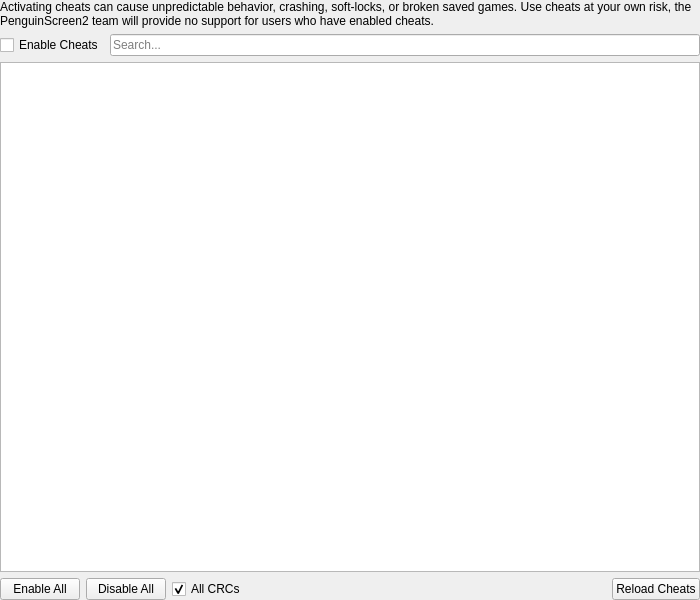
<?xml version="1.0" encoding="UTF-8"?>
<ui version="4.0">
 <class>GameCheatSettingsWidget</class>
 <widget class="QWidget" name="GameCheatSettingsWidget">
  <property name="geometry">
   <rect>
    <x>0</x>
    <y>0</y>
    <width>700</width>
    <height>600</height>
   </rect>
  </property>
  <layout class="QVBoxLayout" name="verticalLayout">
   <property name="leftMargin">
    <number>0</number>
   </property>
   <property name="topMargin">
    <number>0</number>
   </property>
   <property name="rightMargin">
    <number>0</number>
   </property>
   <property name="bottomMargin">
    <number>0</number>
   </property>
   <item>
    <widget class="QLabel" name="label">
     <property name="text">
      <string>Activating cheats can cause unpredictable behavior, crashing, soft-locks, or broken saved games. Use cheats at your own risk, the PenguinScreen2 team will provide no support for users who have enabled cheats.</string>
     </property>
     <property name="wordWrap">
      <bool>true</bool>
     </property>
    </widget>
   </item>
   <item>
    <layout class="QHBoxLayout" name="horizontalLayout_2">
     <item>
      <widget class="QCheckBox" name="enableCheats">
       <property name="text">
        <string>Enable Cheats</string>
       </property>
      </widget>
     </item>
     <item>
      <widget class="QLineEdit" name="searchText">
       <property name="placeholderText">
        <string>Search...</string>
       </property>
      </widget>
     </item>
    </layout>
   </item>
   <item>
    <widget class="QTreeView" name="cheatList">
     <property name="editTriggers">
      <set>QAbstractItemView::EditTrigger::NoEditTriggers</set>
     </property>
     <property name="selectionMode">
      <enum>QAbstractItemView::SelectionMode::NoSelection</enum>
     </property>
     <property name="selectionBehavior">
      <enum>QAbstractItemView::SelectionBehavior::SelectItems</enum>
     </property>
    </widget>
   </item>
   <item>
    <layout class="QHBoxLayout" name="horizontalLayout">
     <item>
      <widget class="QPushButton" name="enableAll">
       <property name="text">
        <string>Enable All</string>
       </property>
      </widget>
     </item>
     <item>
      <widget class="QPushButton" name="disableAll">
       <property name="text">
        <string>Disable All</string>
       </property>
      </widget>
     </item>
     <item>
      <widget class="QCheckBox" name="allCRCsCheckbox">
       <property name="text">
        <string>All CRCs</string>
       </property>
       <property name="checked">
        <bool>true</bool>
       </property>
      </widget>
     </item>
     <item>
      <widget class="QLabel" name="appliedLabel">
       <property name="text">
        <string notr="true"/>
       </property>
      </widget>
     </item>
     <item>
      <spacer name="horizontalSpacer">
       <property name="orientation">
        <enum>Qt::Orientation::Horizontal</enum>
       </property>
       <property name="sizeHint" stdset="0">
        <size>
         <width>40</width>
         <height>0</height>
        </size>
       </property>
      </spacer>
     </item>
     <item>
      <widget class="QPushButton" name="reloadCheats">
       <property name="text">
        <string>Reload Cheats</string>
       </property>
      </widget>
     </item>
    </layout>
   </item>
  </layout>
 </widget>
 <tabstops>
  <tabstop>enableCheats</tabstop>
  <tabstop>searchText</tabstop>
  <tabstop>cheatList</tabstop>
  <tabstop>enableAll</tabstop>
  <tabstop>disableAll</tabstop>
  <tabstop>allCRCsCheckbox</tabstop>
  <tabstop>reloadCheats</tabstop>
 </tabstops>
 <resources/>
 <connections/>
</ui>
